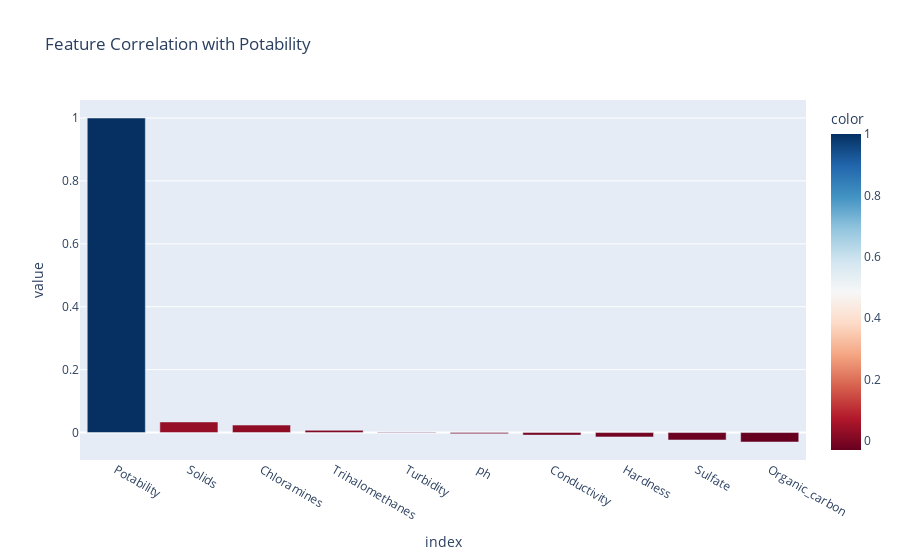

Notebook cell for this chart:
### Markdown cell above
### Correlation Insights

### Code cell
corr = df.corr()
sns.clustermap(corr, cmap='coolwarm', center=0, annot=True, fmt=".2f",
               figsize=(12, 10), row_colors=None, dendrogram_ratio=0.1)
plt.title('Hierarchical Clustering of Feature Correlations')
plt.show()

target_corr = corr['Potability'].sort_values(ascending=False)
px.bar(target_corr, title='Feature Correlation with Potability', 
       color=target_corr.values, color_continuous_scale='RdBu')

### Figure 1 — Plotly figure (JSON) as saved in the notebook; plotly's stock layout.template omitted (floating-point values rounded to 4 significant figures)
{"data": [{"alignmentgroup": "True", "hovertemplate": "index=%{x}<br>value=%{y}<br>color=%{marker.color}<extra></extra>", "legendgroup": "", "marker": {"color": [1, 0.03374, 0.02378, 0.00713, 0.001581, -0.003556, -0.008128, -0.01384, -0.02358, -0.03], "coloraxis": "coloraxis", "pattern": {"shape": ""}}, "name": "", "offsetgroup": "", "orientation": "v", "showlegend": false, "textposition": "auto", "type": "bar", "x": ["Potability", "Solids", "Chloramines", "Trihalomethanes", "Turbidity", "ph", "Conductivity", "Hardness", "Sulfate", "Organic_carbon"], "xaxis": "x", "y": [1, 0.03374, 0.02378, 0.00713, 0.001581, -0.003556, -0.008128, -0.01384, -0.02358, -0.03], "yaxis": "y"}], "layout": {"barmode": "relative", "coloraxis": {"colorbar": {"title": {"text": "color"}}, "colorscale": [[0, "rgb(103,0,31)"], [0.1, "rgb(178,24,43)"], [0.2, "rgb(214,96,77)"], [0.3, "rgb(244,165,130)"], [0.4, "rgb(253,219,199)"], [0.5, "rgb(247,247,247)"], [0.6, "rgb(209,229,240)"], [0.7, "rgb(146,197,222)"], [0.8, "rgb(67,147,195)"], [0.9, "rgb(33,102,172)"], [1, "rgb(5,48,97)"]]}, "legend": {"tracegroupgap": 0}, "title": {"text": "Feature Correlation with Potability"}, "xaxis": {"anchor": "y", "domain": [0, 1], "title": {"text": "index"}}, "yaxis": {"anchor": "x", "domain": [0, 1], "title": {"text": "value"}}}}
